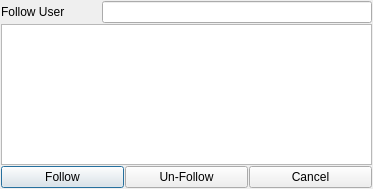
<?xml version="1.0" encoding="UTF-8"?>
<ui version="4.0">
 <author>Bernd Stramm &lt;bernd.stramm@gmail.com&gt;</author>
 <class>FollowDialog</class>
 <widget class="QDialog" name="FollowDialog">
  <property name="geometry">
   <rect>
    <x>0</x>
    <y>0</y>
    <width>373</width>
    <height>189</height>
   </rect>
  </property>
  <property name="windowTitle">
   <string>Change Following</string>
  </property>
  <property name="windowIcon">
   <iconset resource="../chronicon.qrc">
    <normaloff>:/ch.png</normaloff>:/ch.png</iconset>
  </property>
  <layout class="QGridLayout" name="gridLayout">
   <item row="0" column="0">
    <widget class="QLabel" name="label">
     <property name="sizePolicy">
      <sizepolicy hsizetype="MinimumExpanding" vsizetype="Preferred">
       <horstretch>4</horstretch>
       <verstretch>0</verstretch>
      </sizepolicy>
     </property>
     <property name="maximumSize">
      <size>
       <width>100</width>
       <height>16777215</height>
      </size>
     </property>
     <property name="text">
      <string>Follow User</string>
     </property>
    </widget>
   </item>
   <item row="0" column="1">
    <widget class="QLineEdit" name="nameEdit">
     <property name="sizePolicy">
      <sizepolicy hsizetype="Expanding" vsizetype="Fixed">
       <horstretch>5</horstretch>
       <verstretch>0</verstretch>
      </sizepolicy>
     </property>
     <property name="readOnly">
      <bool>true</bool>
     </property>
    </widget>
   </item>
   <item row="1" column="0" colspan="2">
    <widget class="QTextEdit" name="userInfo">
     <property name="sizePolicy">
      <sizepolicy hsizetype="Expanding" vsizetype="Expanding">
       <horstretch>5</horstretch>
       <verstretch>5</verstretch>
      </sizepolicy>
     </property>
     <property name="acceptDrops">
      <bool>false</bool>
     </property>
     <property name="readOnly">
      <bool>true</bool>
     </property>
     <property name="textInteractionFlags">
      <set>Qt::LinksAccessibleByMouse|Qt::TextSelectableByMouse</set>
     </property>
    </widget>
   </item>
   <item row="2" column="0" colspan="2">
    <layout class="QHBoxLayout" name="horizontalLayout_2">
     <item>
      <widget class="QPushButton" name="followButton">
       <property name="sizePolicy">
        <sizepolicy hsizetype="MinimumExpanding" vsizetype="Preferred">
         <horstretch>5</horstretch>
         <verstretch>0</verstretch>
        </sizepolicy>
       </property>
       <property name="text">
        <string>Follow</string>
       </property>
      </widget>
     </item>
     <item>
      <widget class="QPushButton" name="unfollowButton">
       <property name="sizePolicy">
        <sizepolicy hsizetype="MinimumExpanding" vsizetype="Preferred">
         <horstretch>5</horstretch>
         <verstretch>0</verstretch>
        </sizepolicy>
       </property>
       <property name="text">
        <string>Un-Follow</string>
       </property>
      </widget>
     </item>
     <item>
      <widget class="QPushButton" name="cancelButton">
       <property name="sizePolicy">
        <sizepolicy hsizetype="MinimumExpanding" vsizetype="Preferred">
         <horstretch>5</horstretch>
         <verstretch>0</verstretch>
        </sizepolicy>
       </property>
       <property name="text">
        <string>Cancel</string>
       </property>
      </widget>
     </item>
    </layout>
   </item>
  </layout>
 </widget>
 <layoutdefault spacing="1" margin="1"/>
 <resources>
  <include location="../chronicon.qrc"/>
 </resources>
 <connections/>
</ui>
